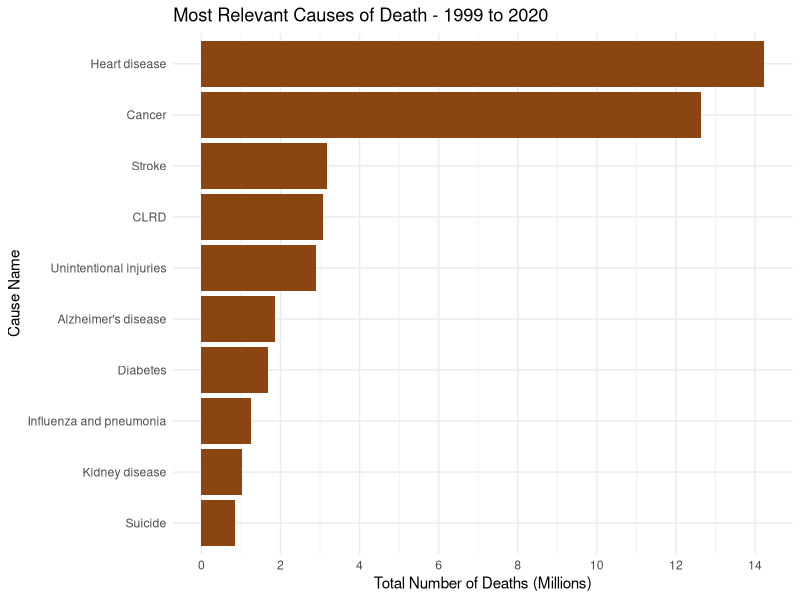
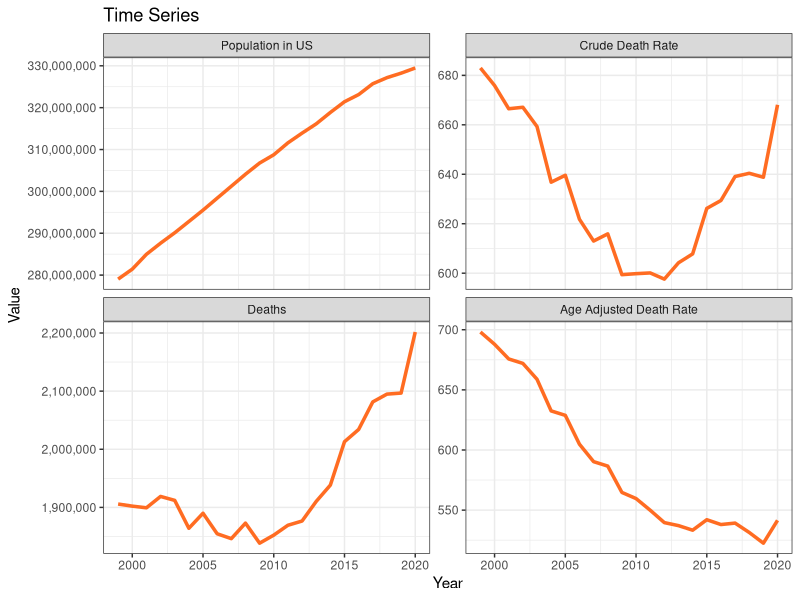
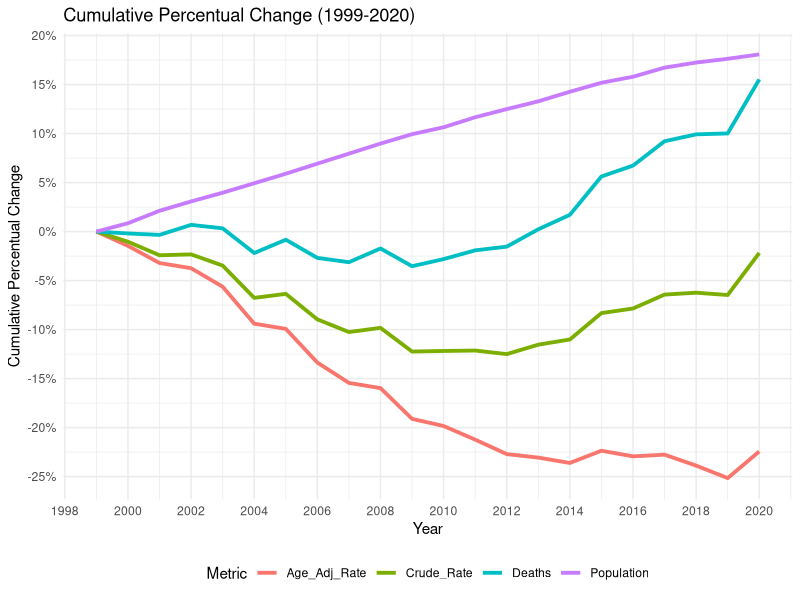
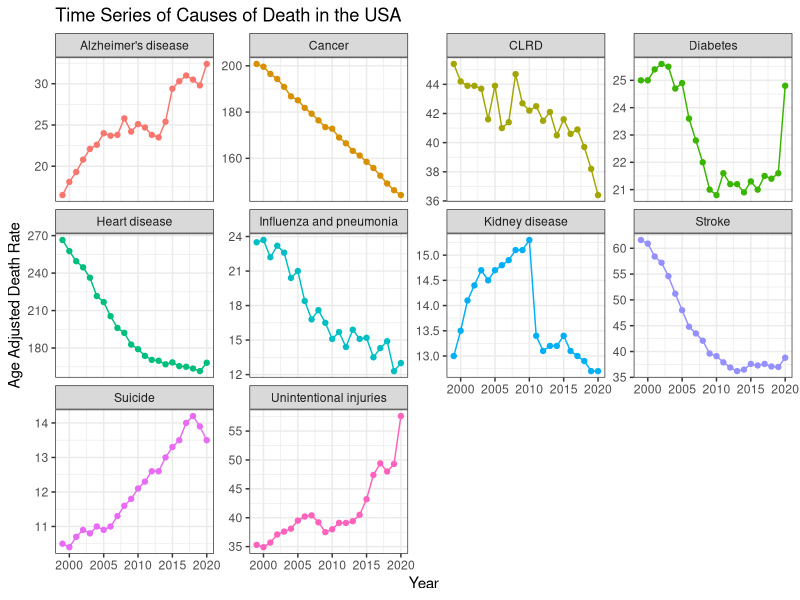
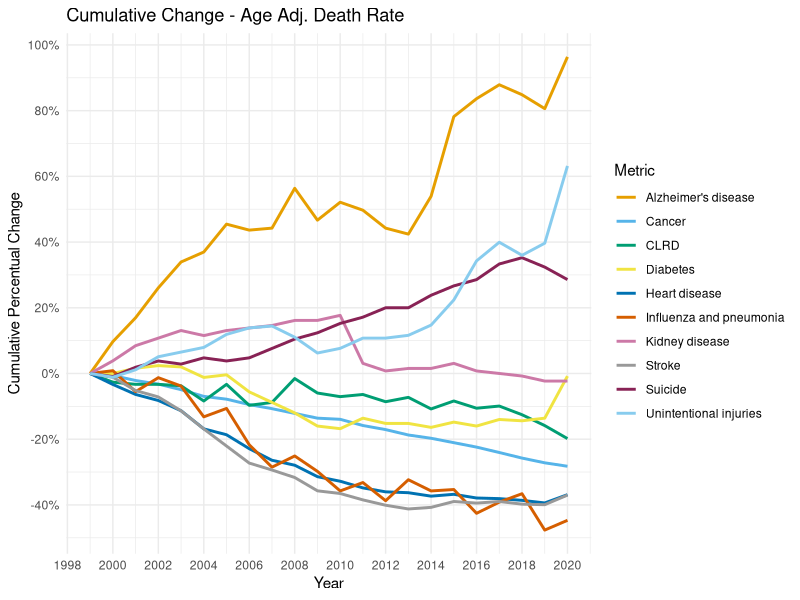
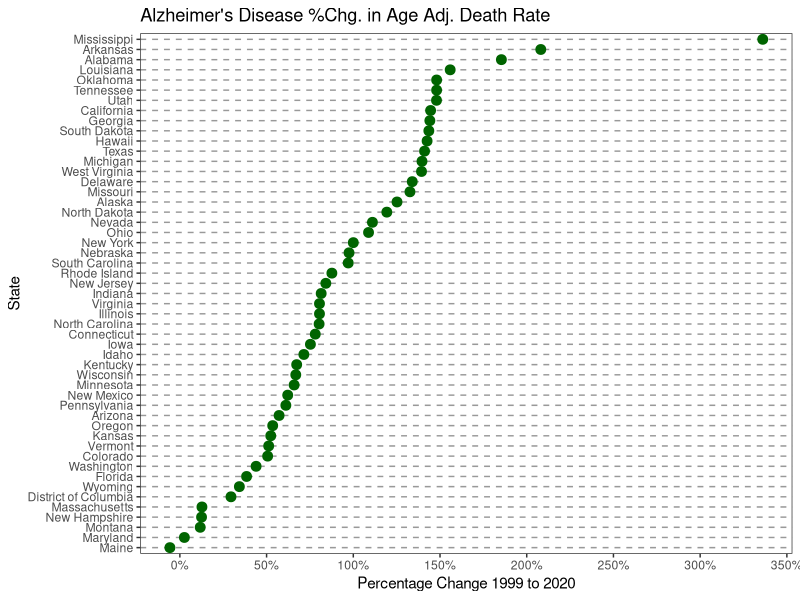
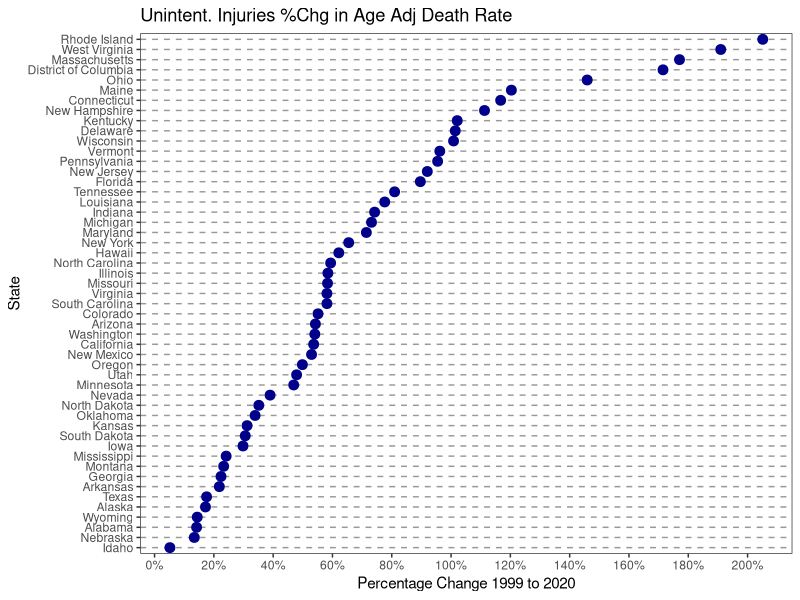
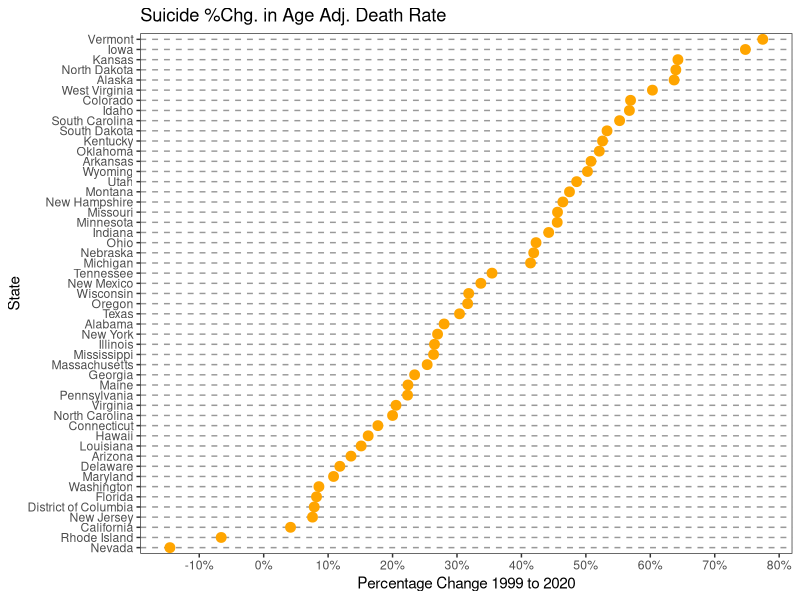

R code for these plots, in order:
## ---- chunk 1
library(dplyr)
library(readr)
library(dplyr)
library(forcats)
library(ggplot2)
library(scales)
library(tidyr)
library(maps)
## ---- chunk 2
#We begin by loading the dataframe and renaming some columns for easier handling
cdc_dataset = read_csv("NCHS_Leading_Causes_of_Death_United_States_2020.csv")
cdc_dataset <- cdc_dataset %>% rename(Cause = `Cause Name`)
cdc_dataset <- cdc_dataset %>% rename(Age_Adj_Rate = `Age Adjusted Rate`)
cdc_dataset <- cdc_dataset %>% rename(Crude_Rate = `Crude Rate`)

#Replacing NA with zero in all columns as mentioned in the previous section
cdc_dataset <- cdc_dataset |> mutate_all(~ifelse(is.na(.), 0, .))

#We will not use '113 Cause Name' but 'Cause Name'
cdc_dataset <- cdc_dataset |> select(-`113 Cause Name`)
## ---- chunk 3
cdc_usa <- cdc_dataset[cdc_dataset$State == "United States", ]

#Detecting the top 10 most important causes of death in the US from 1999 to 2020
cdc_usa_summary <- cdc_usa |> group_by(Cause) |> summarize(Total_Deaths = sum(Deaths)) |> 
  arrange(desc(Total_Deaths)) |> top_n(10, Total_Deaths)

# Creating the bar chart for top 10 causes
ggplot(cdc_usa_summary, aes(x = reorder(Cause, Total_Deaths), y = Total_Deaths)) +
  geom_bar(stat = "identity", fill = '#8B4513') +
  coord_flip() + labs(title = "Most Relevant Causes of Death - 1999 to 2020", y = "Total Number of Deaths (Millions)", x = "Cause Name") + 
  scale_y_continuous(labels = scales::comma_format(scale = 1e-6), breaks = scales::pretty_breaks(n = 10)) +
  theme_minimal()
## ---- chunk 4
#Filtering cdc_dataset by the top 10 Cause Name from cdc_usa_summary
cdc_dataset <- cdc_dataset[cdc_dataset$Cause %in%  cdc_usa_summary$Cause, ]
cdc_usa  <- cdc_usa[cdc_usa$Cause %in%  cdc_usa_summary$Cause, ]
# rm(cdc_usa_summary)
## ---- chunk 5
#Grouping by Year and State, and summarizing the data. We can take min(Population) to keep the population of that year
cdc_usa_grouped <- cdc_usa |> group_by(Year) |>
  summarize(
    Deaths = sum(Deaths),
    Population = min(Population),
    Crude_Rate = sum(Crude_Rate),
    Age_Adj_Rate = sum(Age_Adj_Rate),
    .groups = 'drop'
  )


#Reshaping data using pivot_longer so we can facet by metric:
cdc_usa_long <- cdc_usa_grouped |> 
  pivot_longer(cols = c(Deaths, Population, Crude_Rate, Age_Adj_Rate), names_to = "Metric", values_to = "Value")

#Adjusting the order and names of the metrics
cdc_usa_long$Metric <- factor(cdc_usa_long$Metric, 
                                      levels = c("Population", "Crude_Rate", "Deaths", "Age_Adj_Rate"),
                                      labels = c("Population in US", "Crude Death Rate", "Deaths", "Age Adjusted Death Rate"))

#Creating the time series:
ggplot(cdc_usa_long, aes(x = Year, y = Value)) +
  geom_line(color = "#FF6C22", size = 1.2) +
  facet_wrap(~ Metric, scales = "free_y", ncol = 2) +
  labs(title = "Time Series", x = "Year", y = "Value") +
  scale_y_continuous(labels = scales::comma, breaks = scales::pretty_breaks(n = 4)) +
  theme_bw()
## ---- chunk 6
#Calculating cumulative percentual change for each column
cdc_usa_grouped_cum <- cdc_usa_grouped |>
  mutate(
    Deaths = Deaths / first(Deaths) - 1,
    Population = Population / first(Population) - 1,
    Crude_Rate = Crude_Rate / first(Crude_Rate) - 1,
    Age_Adj_Rate = Age_Adj_Rate / first(Age_Adj_Rate) - 1
  )

#pivot_longer this data:
cdc_usa_grouped_cum <- cdc_usa_grouped_cum |>
  pivot_longer(cols = -Year, names_to = "Metric", values_to = "Cumulative Change")


#Creating the time series plot
ggplot(cdc_usa_grouped_cum, aes(x = Year, y = `Cumulative Change`, color = Metric)) +
  geom_line(size = 1.3) +
  labs(title = "Cumulative Percentual Change (1999-2020)", x = "Year", 
       y = "Cumulative Percentual Change", color = "Metric") +
  theme_minimal() +
  theme(legend.position = "bottom") +
  scale_y_continuous(labels = scales::percent_format(), breaks = scales::pretty_breaks(n = 8))+
  scale_x_continuous(breaks = scales::pretty_breaks(n = 10))

## ---- chunk 7
#Creating a faceting chart, which will have age adjusted death rates by cause of death:
df_usa_cause <- cdc_usa |> select(Year, Cause, Age_Adj_Rate)
ggplot(df_usa_cause, aes(x = Year, y = Age_Adj_Rate, group = Cause, color = Cause)) +
  geom_line(size = 0.5) + # Thicker lines
  facet_wrap(~ Cause, scales = "free_y") +
  theme_bw() +
  labs(title = "Time Series of Causes of Death in the USA", x = "Year", y = "Age Adjusted Death Rate")+ 
  guides(color = "none") +
  geom_point()
## ---- chunk 8
cdc_usa_wider <- df_usa_cause |> 
  pivot_wider(
    id_cols = Year,
    names_from = Cause,
    values_from = Age_Adj_Rate
  )

#Calculating cumulative percentual change for each column
cdc_usa_wider <- cdc_usa_wider |> mutate(across(-Year, ~ ./first(.) - 1))


#pivot_longer this data:
cdc_usa_wider <- cdc_usa_wider |> pivot_longer(cols = -Year, names_to = "Metric", values_to = "Cumulative Change")

#We use a color blind friendly palette
color_blind_friendly <- c("#E69F00", "#56B4E9", "#009E73", "#F0E442", 
                          "#0072B2", "#D55E00", "#CC79A7", "#999999", 
                          "#882255", "#88CCEE")

#Creating the time series plot
ggplot(cdc_usa_wider, aes(x = Year, y = `Cumulative Change`, color = Metric)) +
  geom_line(size = 1) +
  labs(title = "Cumulative Change - Age Adj. Death Rate", x = "Year", y = "Cumulative Percentual Change", color = "Metric") +
  theme_minimal() +
  theme(legend.position = "right") +
  scale_y_continuous(labels = scales::percent_format(), breaks = scales::pretty_breaks(n = 8))+
  scale_x_continuous(breaks = scales::pretty_breaks(n = 10)) +
  scale_color_manual(values = color_blind_friendly) 

## ---- chunk 9
#Filter the data for the specified conditions
df_rank1 <- cdc_dataset |> filter(State != 'United States') |>
  select(Year, State, Cause, Age_Adj_Rate)|> 
  filter(Year %in% c(1999, 2020), Cause == "Alzheimer's disease")

# Calculating the percentual difference change from 2000 to 2017 for each state
df_rank1 <- df_rank1 %>%
  pivot_wider(names_from = Year, values_from = Age_Adj_Rate) |>
  mutate(PercentChange = `2020`/`1999`-1) |>
  arrange(desc(PercentChange))


#Cleveland
ggplot(df_rank1, aes(x = PercentChange, y = reorder(State, PercentChange))) +
  geom_point(size = 3, color = "darkgreen") +
  labs(title = "Alzheimer's Disease %Chg. in Age Adj. Death Rate", x = "Percentage Change 1999 to 2020", y = 'State') +
  theme_bw() +
  theme(panel.grid.major.x = element_blank(),
    panel.grid.minor.x = element_blank(),
    panel.grid.major.y = element_line(colour = "grey60", linetype = "dashed"))+
  scale_x_continuous(labels = scales::percent_format(), breaks = scales::pretty_breaks(n = 8))+
  theme(legend.position = "none")
## ---- chunk 10
#Filter the data for the specified conditions
df_rank2 <- cdc_dataset |> filter(State != 'United States') |>
  select(Year, State, Cause, Age_Adj_Rate)|> 
  filter(Year %in% c(1999, 2020), Cause == "Unintentional injuries")

# Calculating the percentual difference change from 2000 to 2017 for each state
df_rank2 <- df_rank2 %>%
  pivot_wider(names_from = Year, values_from = Age_Adj_Rate) |>
  mutate(PercentChange = `2020`/`1999`-1) |>
  arrange(desc(PercentChange))


#Cleveland
ggplot(df_rank2, aes(x = PercentChange, y = reorder(State, PercentChange))) +
  geom_point(size = 3, color = "darkblue") +
  labs(title = "Unintent. Injuries %Chg in Age Adj Death Rate", x = "Percentage Change 1999 to 2020", y = 'State') +
  theme_bw() +
  theme(panel.grid.major.x = element_blank(),
    panel.grid.minor.x = element_blank(),
    panel.grid.major.y = element_line(colour = "grey60", linetype = "dashed"))+
  scale_x_continuous(labels = scales::percent_format(), breaks = scales::pretty_breaks(n = 8))+
  theme(legend.position = "none")
## ---- chunk 11
#Filter the data for the specified conditions
df_rank3 <- cdc_dataset |> filter(State != 'United States') |>
  select(Year, State, Cause, Age_Adj_Rate)|> 
  filter(Year %in% c(1999, 2020), Cause == "Suicide")

# Calculating the percentual difference change from 2000 to 2017 for each state
df_rank3 <- df_rank3 %>%
  pivot_wider(names_from = Year, values_from = Age_Adj_Rate) |>
  mutate(PercentChange = `2020`/`1999`-1) |>
  arrange(desc(PercentChange))


#Cleveland
ggplot(df_rank3, aes(x = PercentChange, y = reorder(State, PercentChange))) +
  geom_point(size = 3, color = "orange") +
  labs(title = "Suicide %Chg. in Age Adj. Death Rate", x = "Percentage Change 1999 to 2020", y = 'State') +
  theme_bw() +
  theme(panel.grid.major.x = element_blank(),
    panel.grid.minor.x = element_blank(),
    panel.grid.major.y = element_line(colour = "grey60", linetype = "dashed"))+
  scale_x_continuous(labels = scales::percent_format(), breaks = scales::pretty_breaks(n = 8))+
  theme(legend.position = "none")
## ---- chunk 12
df_box <- rbind(
  df_rank1[, c("State", "Cause", "PercentChange")],
  df_rank2[, c("State", "Cause", "PercentChange")],
  df_rank3[, c("State", "Cause", "PercentChange")]
)

ggplot(df_box, aes(x = Cause, y = PercentChange)) +
  geom_boxplot(fill = "#A6CF98", color = "black") + 
  theme_bw() + labs(title = "Box-Plot: Percent Change by Cause - 1999 to 2020 - by States", x = "Cause", y = "Percent Change") +
  scale_y_continuous(labels = scales::percent)

## ---- chunk 13
#We calculate the 88th percentile (top 12% threshold)
top_10_percent_threshold <- quantile(df_rank1$PercentChange, probs = 0.88, na.rm = TRUE)

#We create a new variable to indicate top 12%
df_rank1$Top10Percent <- ifelse(df_rank1$PercentChange > top_10_percent_threshold, "Top 12%", "Below Top 12%")

#For the merge to work, we ensure that state names in both datasets are in lowercase for successful merging
df_rank1$State <- tolower(df_rank1$State)
states_map <- map_data("state")
states_map$region <- tolower(states_map$region)

#Merging the datasets
df_map <- merge(states_map, df_rank1, by.x = "region", by.y = "State", all.x = TRUE)

#We plot the map
ggplot(data = df_map, aes(x = long, y = lat, group = group, fill = Top10Percent)) +
    geom_polygon(color = "black") +
    scale_fill_manual(values = c("Top 12%" = "red", "Below Top 12%" = "grey"), 
                      labels = c("Below Top 12%", "Top 12%")) +
    labs(fill = "Category") +
    theme_bw() +
    theme(panel.grid.major = element_blank(), panel.grid.minor = element_blank(),
          axis.text.x = element_blank(), axis.text.y = element_blank(),
          axis.title.x = element_blank(), axis.title.y = element_blank()) +
    coord_fixed(1.4) +
    labs(title = "Top 6 States with highest Death Rates due to Alzheimer's") + theme(legend.position="none")

## ---- chunk 14
#Loading cases of Alzheimer distinguished by race across time: 
cdc_dataset_race = read_csv("NCHS_Leading_Causes_of_Death_United_States_2020_Race.csv")
cdc_dataset_race <- cdc_dataset_race |> mutate_all(~ifelse(is.na(.), 0, .))
cdc_usa_race = cdc_dataset_race |> filter(State == "United States") |> select(Year, Race, Age_Adj_Death_Rate)


#Pivot wider:
cdc_usa_race <- cdc_usa_race |> pivot_wider(names_from = Race, values_from = Age_Adj_Death_Rate)
cdc_usa_race <- cdc_usa_race |> mutate(across(-Year, ~ ./first(.) - 1))

#pivot_longer this data:
cdc_usa_race <- cdc_usa_race |> pivot_longer(cols = -Year, names_to = "Alzheimer", values_to = "Cumulative Change")


#Creating the time series plot
ggplot(cdc_usa_race, aes(x = Year, y = `Cumulative Change`, color = Alzheimer)) +
  geom_line(size = 1.3) +
  labs(title = "Cumulative Percentage Change ('99-'20) - Alzheimer - Age Adjusted Death Rate", x = "Year",
       y = "Cumulative Percentage Change", color = "Race") +
  theme_minimal() +
  theme(legend.position = "bottom") +
  scale_y_continuous(labels = scales::percent_format(), breaks = scales::pretty_breaks(n = 8))+
  scale_x_continuous(breaks = scales::pretty_breaks(n = 10))
## ---- chunk 15
cdc_usa_race_pop = read_csv("NCHS_United_States_2020_Race_Distribution.csv")
cdc_usa_race_pop = cdc_usa_race_pop |> group_by(Race, State) |> summarize(Population = mean(Population))
cdc_usa_race_pop <- cdc_usa_race_pop |> pivot_wider(names_from = Race, values_from = Population)
cdc_usa_race_pop$Total = cdc_usa_race_pop$Black + cdc_usa_race_pop$White
cdc_usa_race_pop$Black = cdc_usa_race_pop$Black/cdc_usa_race_pop$Total
cdc_usa_race_pop = cdc_usa_race_pop |> select(State, Black)


#We calculate the 88th percentile (top 12% threshold)
cdc_usa_race_pop_threshold <- quantile(cdc_usa_race_pop$Black, probs = 0.80, na.rm = TRUE)

#We create a new variable
cdc_usa_race_pop$TopPercent <- ifelse(cdc_usa_race_pop$Black > cdc_usa_race_pop_threshold, "Top 25%", "Below Top 25%")

#For the merge to work, we ensure that state names in both datasets are in lowercase for successful merging
cdc_usa_race_pop$State <- tolower(cdc_usa_race_pop$State)
states_map <- map_data("state")
states_map$region <- tolower(states_map$region)

#Merging the datasets
df_map <- merge(states_map, cdc_usa_race_pop, by.x = "region", by.y = "State", all.x = TRUE)

#We plot the map
ggplot(data = df_map, aes(x = long, y = lat, group = group, fill = TopPercent)) +
    geom_polygon(color = "black") +
    scale_fill_manual(values = c("Top 25%" = "blue", "Below Top 25%" = "grey"), 
                      labels = c("Below Top 25%", "Top 25%")) +
    labs(fill = "Category") +
    theme_bw() +
    theme(panel.grid.major = element_blank(), panel.grid.minor = element_blank(),
          axis.text.x = element_blank(), axis.text.y = element_blank(),
          axis.title.x = element_blank(), axis.title.y = element_blank()) +
    coord_fixed(1.4) +
    labs(title = "Top 10 States with highest proportion of Black People") + theme(legend.position="none")

# df_map %>% filter(TopPercent =="Top 25%") %>% distinct(region)

## ---- chunk 16
df_life_expectancy <- read_csv("NCHS_-_Death_rates_and_life_expectancy_at_birth_20231111.csv")
#df_life_expectancy

df_life_expectancy_1939_to_1960 = df_life_expectancy %>% filter(Race == "All Races") %>% filter(Sex == "Both Sexes") %>% filter(Year >= 1939) %>% filter(Year <= 1960)  %>% select(-Race,-Sex,-`Age-adjusted Death Rate`)
#df_life_expectancy_1939_to_1960

alzheimer_crude = cdc_usa %>% filter(Cause == "Alzheimer's disease") %>% select(Year, Cause,Crude_Rate)
#alzheimer_crude

expectancy_alzheimer_regression_2 = cbind(alzheimer_crude,df_life_expectancy_1939_to_1960)

#expectancy_alzheimer_regression_2 # this is the table

ggplot(expectancy_alzheimer_regression_2 %>% select(`Crude_Rate`,`Average Life Expectancy (Years)`), aes(x = `Average Life Expectancy (Years)`, y = `Crude_Rate`)) +
  geom_point() + 
  geom_smooth(method = "lm") + 
  labs(x = "Average Life Expectancy", y = "Crude Rate", title = "Scatterplot Regression for Alzheimer's Crude Rate vs Life Expectancy (1999 - 2020)") + 
  labs(caption = "Correlation coefficient R = 0.88 ") +
  theme(plot.caption = element_text(hjust=.1))



## ---- chunk 17
y = expectancy_alzheimer_regression_2$`Crude_Rate`
x = expectancy_alzheimer_regression_2$`Average Life Expectancy (Years)`

regression_model_cumul_growth <- lm(y ~ x)
cor.test(y,x)

## ---- chunk 18
library(readr)
df_opiod <- read_csv("NCHS_Opiod_Dispense.csv")

df_opiod_state = df_opiod %>% filter(State != 'United States')
df_opiod_state = df_opiod_state %>% select(-StateAbb)
df_opiod_state_arranged =  df_opiod_state %>% arrange(desc(OpiodDispenseRatePer100))
#df_opiod_state_arranged %>% filter(State == 'West Virginia')



#df_opiod_state_arranged %>% filter(Year <= 2020) %>% group_by(State) %>% summarize(Avg = mean(OpiodDispenseRatePer100)) %>% arrange(desc(Avg)) %>% filter(Avg > 95)


z = df_opiod_state_arranged %>% filter(Year <= 2020) %>% group_by(State) %>% summarize(Avg = mean(OpiodDispenseRatePer100)) %>% arrange(desc(Avg)) %>% filter(Avg > 95)
z_reverse = z[order(z$Avg), ]
#z_reverse

# ggplot(df_opiod_state_arranged %>% filter(Year <= 2020) %>% group_by(State) %>% summarize(Avg = mean(OpiodDispenseRatePer100)) %>% arrange(desc(Avg)) %>% filter(Avg > 95), aes(x = State, y = Avg)) +
#   geom_bar(stat = "identity", fill = '#8B4513')
  

my_cols <- c("blue", "darkgreen", "orange")
dotchart(z_reverse$Avg, labels = z_reverse$State,gcolor = "green",
         cex = 0.9, xlab = "Opioid Dispense Rate Per 100", main = "Top 8 Highest States with Average Opioid Dispense Rate for 2006-2020")



## ---- chunk 19
df_opiod_state_arranged_top5_states = df_opiod_state_arranged %>% filter(State == "West Virginia" | State == "Alabama" | State == "Tennessee" | State == "Kentucky" | State == "Arkansas" | State == "Mississippi" | State == "Oklahoma" | State == "Louisiana")

df_opiod_state_arranged_top5_states
  
ggplot(df_opiod_state_arranged_top5_states, aes(x = as.numeric(Year), y = OpiodDispenseRatePer100, color = State)) +
  geom_line(size = 1) +
  geom_point() +
  theme_minimal() +
  theme(legend.position = "bottom") 


## ---- chunk 20
top5_states_adj_rate_unint = cdc_dataset %>% filter(State != "United States") %>% filter(Cause == "Unintentional injuries") %>% filter(Year > 2005)
top5_states_adj_rate_unint = top5_states_adj_rate_unint %>% group_by(State) %>% summarize(Avg = mean(Age_Adj_Rate)) %>% arrange(desc(Avg)) %>% filter(Avg > 57)# %>% filter(Avg > 57.4)
#top5_states_adj_rate_unint

w = top5_states_adj_rate_unint
#w

w_reverse = w[order(w$Avg), ]
#w_reverse



dotchart(w_reverse$Avg, labels = w_reverse$State,gcolor = "green",
         cex = 0.9, xlab = "Age Adjusted Death Rate", main = "Top 8 Highest States w/ Avg Age-Adj Death Rate for Unintentional '06-'20")

## ---- chunk 21
selected_top5 = cdc_dataset %>% filter(Cause == "Unintentional injuries") %>% 
  filter(State == "West Virginia" | State == "New Mexico" | State == "Kentucky" | State == "Mississippi" | State == "Alaska" | State == "Wyoming" | State == "Oklahoma" | State == "Tennessee")  %>% filter(Year > 2005)


  
selected_top5


ggplot(selected_top5, aes(x = as.numeric(Year), y = Age_Adj_Rate, color = State)) +
  geom_line(size = 1) +
  geom_point() +
  theme_minimal() +
  theme(legend.position = "bottom") 

## ---- chunk 22
opiod_top8 = df_opiod_state_arranged_top5_states %>% distinct(State)
opiod_top8$State

death_rate_top8 = selected_top5 %>% distinct(State)
death_rate_top8$State

intersect(opiod_top8$State,death_rate_top8$State)
## ---- chunk 23
top10_avg_suicide_states = cdc_dataset %>% filter(State != "United States") %>% filter(Cause == "Suicide") %>% group_by(State) %>% summarize(Avg = mean(Age_Adj_Rate)) %>% arrange(desc(Avg)) %>% filter(Avg > 16.9)
top10_avg_suicide_states
## ---- chunk 24
as.vector(top10_avg_suicide_states %>% distinct(State))
## ---- chunk 25
united_states_by_area <- read_csv("united-states-by-area.csv")
# View(united_states_by_area)

united_states_by_area_density = united_states_by_area %>% select(state,densityMi) %>% arrange(densityMi)
lowest_population_density_states = united_states_by_area_density[1:10,]
lowest_population_density_states
## ---- chunk 26
united_states_by_area_density

colnames(united_states_by_area_density) <- c('State','densityMi')
united_states_by_area_density
## ---- chunk 27
avg_suicide_rate = cdc_dataset %>% filter(State != "United States") %>% filter(Cause == "Suicide") %>% group_by(State) %>% summarize(Avg = mean(Age_Adj_Rate)) %>% arrange(desc(Avg))
avg_suicide_rate
## ---- chunk 28
merged_df <- merge(united_states_by_area_density, avg_suicide_rate, by = "State")
merged_df
## ---- chunk 29
boxplot(united_states_by_area_density$densityMi)
## ---- chunk 30
ggplot(merged_df, aes(x = log(densityMi), y = Avg)) + geom_point() + geom_smooth(method = "lm") + 
  theme(plot.caption = element_text(hjust=.1))
## ---- chunk 31
y = merged_df$Avg
x = log(merged_df$densityMi)
regression_model_cumul_growth <- lm(y ~ x)
cor.test(y,x)
summary(regression_model_cumul_growth)
## ---- chunk 32
summary_gdp <- read_csv("SASUMMARY__ALL_AREAS_1998_2022.csv")
View(summary_gdp)

summary_gdp_only = summary_gdp %>% filter(Description == "Gross domestic product (GDP)") %>% select(GeoName,`2017`,`2018`,`2019`) %>% filter(GeoName != 'United States')
summary_gdp_only = summary_gdp_only %>% mutate(AvgGDP = (as.numeric(`2017`)+as.numeric(`2018`)+as.numeric(`2019`)) / 3)
summary_gdp_only

## ---- chunk 33
colnames(summary_gdp_only) <- c('State','2017','2018','2019','AvgGDP')
summary_gdp_only
## ---- chunk 34
merged_df2 <- merge(merged_df, summary_gdp_only, by = "State")
merged_df2
## ---- chunk 35
boxplot(merged_df2$AvgGDP)

merged_df2 %>% arrange(desc(AvgGDP))
## ---- chunk 36
merged_df2
## ---- chunk 37
y = merged_df2$Avg

x = log(merged_df2$densityMi)
z = log(merged_df2$AvgGDP)

regression_model_cumul_growth_densityMil_AvgGDP <- lm(y ~ x + z)
summary(regression_model_cumul_growth_densityMil_AvgGDP)
## ---- chunk 38

y = merged_df2$Avg
x = log(merged_df2$AvgGDP)
# x = merged_df2$AvgGDP

summary(lm(y ~ x))
## ---- chunk 39
ggplot(merged_df2, aes(x = log(AvgGDP), y = Avg)) + geom_point() + geom_smooth(method = "lm") + 
  theme(plot.caption = element_text(hjust=.1))
